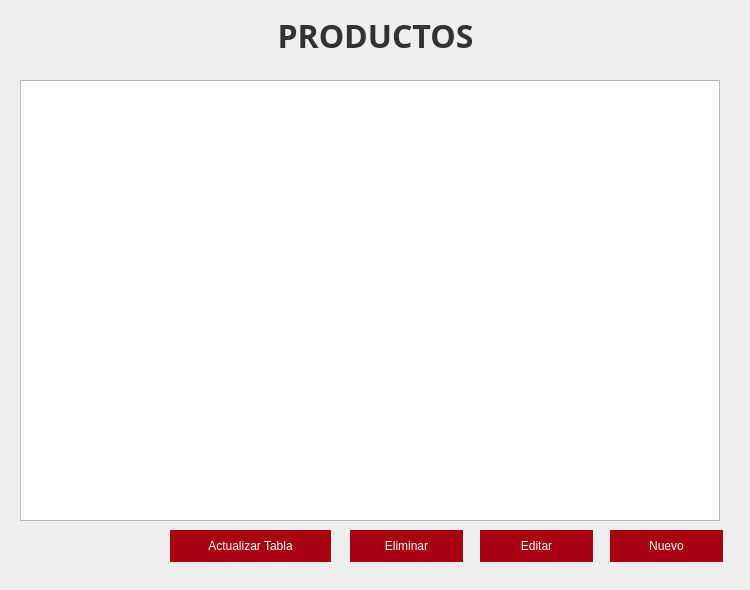
<?xml version="1.0" encoding="UTF-8"?>
<ui version="4.0">
 <class>Form</class>
 <widget class="QWidget" name="Form">
  <property name="geometry">
   <rect>
    <x>0</x>
    <y>0</y>
    <width>750</width>
    <height>590</height>
   </rect>
  </property>
  <property name="minimumSize">
   <size>
    <width>750</width>
    <height>590</height>
   </size>
  </property>
  <property name="maximumSize">
   <size>
    <width>750</width>
    <height>590</height>
   </size>
  </property>
  <property name="cursor">
   <cursorShape>ArrowCursor</cursorShape>
  </property>
  <property name="windowTitle">
   <string>Productos</string>
  </property>
  <property name="styleSheet">
   <string notr="true">.QTableWidget{
	text-align:center;
}
.QWidget{
	color:rgb(50, 50, 50);
}
.QLabel{
	color: rgb(50,50,50)
}
.QComboBox{
	border-radius:none;
}
.QLineEdit{
	border-radius:none;
}
.QPushButton{
	color: rgb(255, 255, 255);
	background-color: rgb(168, 0, 16);
	border: none;
}
.QPushButton:hover{
	color: rgb(255, 255, 255);
	background-color: rgb(30,30,30);
}</string>
  </property>
  <widget class="QPushButton" name="bNuevo">
   <property name="geometry">
    <rect>
     <x>610</x>
     <y>530</y>
     <width>113</width>
     <height>32</height>
    </rect>
   </property>
   <property name="cursor">
    <cursorShape>PointingHandCursor</cursorShape>
   </property>
   <property name="text">
    <string>Nuevo</string>
   </property>
   <property name="icon">
    <iconset resource="../imagenes/imagenes.qrc">
     <normaloff>:/Iconos/Nuevo.png</normaloff>:/Iconos/Nuevo.png</iconset>
   </property>
   <property name="iconSize">
    <size>
     <width>20</width>
     <height>16</height>
    </size>
   </property>
  </widget>
  <widget class="QLabel" name="label_titulo">
   <property name="enabled">
    <bool>true</bool>
   </property>
   <property name="geometry">
    <rect>
     <x>0</x>
     <y>20</y>
     <width>751</width>
     <height>30</height>
    </rect>
   </property>
   <property name="font">
    <font>
     <family>Avenir</family>
     <pointsize>24</pointsize>
     <weight>75</weight>
     <bold>true</bold>
    </font>
   </property>
   <property name="text">
    <string>PRODUCTOS</string>
   </property>
   <property name="alignment">
    <set>Qt::AlignCenter</set>
   </property>
  </widget>
  <widget class="QPushButton" name="bActualizar">
   <property name="geometry">
    <rect>
     <x>170</x>
     <y>530</y>
     <width>161</width>
     <height>32</height>
    </rect>
   </property>
   <property name="cursor">
    <cursorShape>PointingHandCursor</cursorShape>
   </property>
   <property name="text">
    <string>Actualizar Tabla</string>
   </property>
   <property name="icon">
    <iconset resource="../imagenes/imagenes.qrc">
     <normaloff>:/Iconos/Update.png</normaloff>:/Iconos/Update.png</iconset>
   </property>
   <property name="iconSize">
    <size>
     <width>20</width>
     <height>16</height>
    </size>
   </property>
  </widget>
  <widget class="QPushButton" name="bEditar">
   <property name="geometry">
    <rect>
     <x>480</x>
     <y>530</y>
     <width>113</width>
     <height>32</height>
    </rect>
   </property>
   <property name="cursor">
    <cursorShape>PointingHandCursor</cursorShape>
   </property>
   <property name="text">
    <string>Editar</string>
   </property>
   <property name="icon">
    <iconset resource="../imagenes/imagenes.qrc">
     <normaloff>:/Iconos/Editar.png</normaloff>:/Iconos/Editar.png</iconset>
   </property>
   <property name="iconSize">
    <size>
     <width>20</width>
     <height>16</height>
    </size>
   </property>
  </widget>
  <widget class="QPushButton" name="bEliminar">
   <property name="geometry">
    <rect>
     <x>350</x>
     <y>530</y>
     <width>113</width>
     <height>32</height>
    </rect>
   </property>
   <property name="cursor">
    <cursorShape>PointingHandCursor</cursorShape>
   </property>
   <property name="text">
    <string>Eliminar</string>
   </property>
   <property name="icon">
    <iconset resource="../imagenes/imagenes.qrc">
     <normaloff>:/Iconos/Eliminar.png</normaloff>:/Iconos/Eliminar.png</iconset>
   </property>
   <property name="iconSize">
    <size>
     <width>20</width>
     <height>16</height>
    </size>
   </property>
  </widget>
  <widget class="QTableWidget" name="table_productos">
   <property name="geometry">
    <rect>
     <x>20</x>
     <y>80</y>
     <width>700</width>
     <height>441</height>
    </rect>
   </property>
   <property name="font">
    <font>
     <family>Avenir</family>
    </font>
   </property>
   <property name="lineWidth">
    <number>0</number>
   </property>
   <property name="editTriggers">
    <set>QAbstractItemView::NoEditTriggers</set>
   </property>
   <property name="alternatingRowColors">
    <bool>true</bool>
   </property>
   <property name="selectionMode">
    <enum>QAbstractItemView::SingleSelection</enum>
   </property>
   <property name="selectionBehavior">
    <enum>QAbstractItemView::SelectRows</enum>
   </property>
   <property name="showGrid">
    <bool>true</bool>
   </property>
   <property name="gridStyle">
    <enum>Qt::DashLine</enum>
   </property>
   <property name="sortingEnabled">
    <bool>false</bool>
   </property>
   <property name="wordWrap">
    <bool>true</bool>
   </property>
   <property name="cornerButtonEnabled">
    <bool>true</bool>
   </property>
   <property name="rowCount">
    <number>0</number>
   </property>
   <property name="columnCount">
    <number>0</number>
   </property>
   <attribute name="horizontalHeaderVisible">
    <bool>true</bool>
   </attribute>
   <attribute name="horizontalHeaderCascadingSectionResizes">
    <bool>true</bool>
   </attribute>
   <attribute name="horizontalHeaderDefaultSectionSize">
    <number>150</number>
   </attribute>
   <attribute name="horizontalHeaderMinimumSectionSize">
    <number>30</number>
   </attribute>
   <attribute name="horizontalHeaderShowSortIndicator" stdset="0">
    <bool>false</bool>
   </attribute>
   <attribute name="horizontalHeaderStretchLastSection">
    <bool>false</bool>
   </attribute>
   <attribute name="verticalHeaderVisible">
    <bool>false</bool>
   </attribute>
   <attribute name="verticalHeaderDefaultSectionSize">
    <number>30</number>
   </attribute>
   <attribute name="verticalHeaderShowSortIndicator" stdset="0">
    <bool>false</bool>
   </attribute>
  </widget>
 </widget>
 <resources>
  <include location="../imagenes/imagenes.qrc"/>
 </resources>
 <connections/>
</ui>
